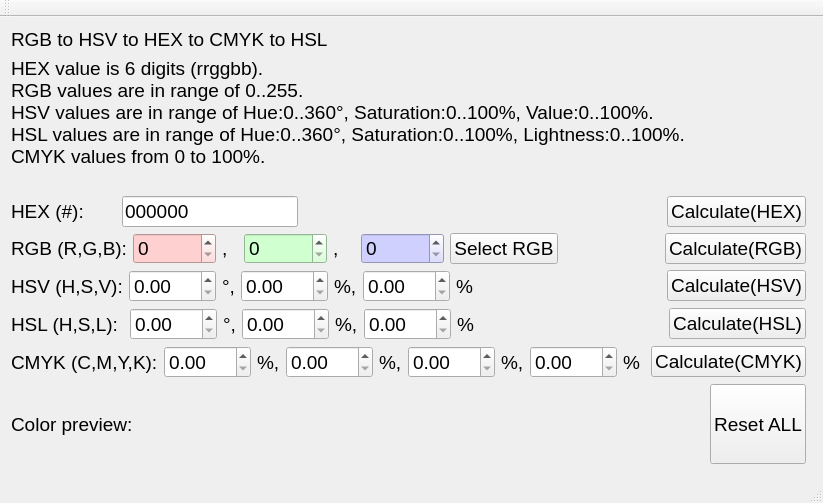
<?xml version="1.0" encoding="UTF-8"?>
<ui version="4.0">
 <class>MainWindow</class>
 <widget class="QMainWindow" name="MainWindow">
  <property name="geometry">
   <rect>
    <x>0</x>
    <y>0</y>
    <width>823</width>
    <height>503</height>
   </rect>
  </property>
  <property name="font">
   <font>
    <pointsize>14</pointsize>
    <weight>50</weight>
    <bold>false</bold>
   </font>
  </property>
  <property name="windowTitle">
   <string>MainWindow</string>
  </property>
  <widget class="QWidget" name="centralWidget">
   <layout class="QGridLayout" name="gridLayout">
    <item row="1" column="0" colspan="2">
     <widget class="QLabel" name="label_3">
      <property name="text">
       <string>HEX value is 6 digits (rrggbb).
RGB values are in range of 0..255.
HSV values are in range of Hue:0..360°, Saturation:0..100%, Value:0..100%.
HSL values are in range of Hue:0..360°, Saturation:0..100%, Lightness:0..100%.
CMYK values from 0 to 100%.
</string>
      </property>
     </widget>
    </item>
    <item row="2" column="0">
     <layout class="QVBoxLayout" name="verticalLayout">
      <item>
       <layout class="QHBoxLayout" name="horizontalLayout_5">
        <item>
         <widget class="QLabel" name="label_4">
          <property name="text">
           <string>HEX (#):      </string>
          </property>
         </widget>
        </item>
        <item>
         <widget class="QLineEdit" name="lineEditHex">
          <property name="sizePolicy">
           <sizepolicy hsizetype="Fixed" vsizetype="Fixed">
            <horstretch>0</horstretch>
            <verstretch>0</verstretch>
           </sizepolicy>
          </property>
          <property name="text">
           <string>000000</string>
          </property>
         </widget>
        </item>
        <item>
         <spacer name="horizontalSpacer_3">
          <property name="orientation">
           <enum>Qt::Horizontal</enum>
          </property>
          <property name="sizeHint" stdset="0">
           <size>
            <width>40</width>
            <height>20</height>
           </size>
          </property>
         </spacer>
        </item>
        <item>
         <widget class="QPushButton" name="CalculateHex">
          <property name="text">
           <string>Calculate(HEX)</string>
          </property>
         </widget>
        </item>
       </layout>
      </item>
      <item>
       <layout class="QHBoxLayout" name="horizontalLayout">
        <item>
         <widget class="QLabel" name="label">
          <property name="styleSheet">
           <string notr="true"/>
          </property>
          <property name="text">
           <string>RGB (R,G,B):</string>
          </property>
         </widget>
        </item>
        <item>
         <widget class="QSpinBox" name="rgbR">
          <property name="sizePolicy">
           <sizepolicy hsizetype="Fixed" vsizetype="Fixed">
            <horstretch>0</horstretch>
            <verstretch>0</verstretch>
           </sizepolicy>
          </property>
          <property name="minimumSize">
           <size>
            <width>83</width>
            <height>0</height>
           </size>
          </property>
          <property name="font">
           <font>
            <family>MS Shell Dlg 2</family>
            <pointsize>14</pointsize>
            <weight>50</weight>
            <italic>false</italic>
            <bold>false</bold>
           </font>
          </property>
          <property name="styleSheet">
           <string notr="true">background-color: rgb(255, 208, 208);
font: 14pt &quot;MS Shell Dlg 2&quot;;</string>
          </property>
          <property name="maximum">
           <number>255</number>
          </property>
         </widget>
        </item>
        <item>
         <widget class="QLabel" name="label_9">
          <property name="text">
           <string>,  </string>
          </property>
         </widget>
        </item>
        <item>
         <widget class="QSpinBox" name="rgbG">
          <property name="sizePolicy">
           <sizepolicy hsizetype="Fixed" vsizetype="Fixed">
            <horstretch>0</horstretch>
            <verstretch>0</verstretch>
           </sizepolicy>
          </property>
          <property name="minimumSize">
           <size>
            <width>83</width>
            <height>0</height>
           </size>
          </property>
          <property name="font">
           <font>
            <family>MS Shell Dlg 2</family>
            <pointsize>14</pointsize>
            <weight>50</weight>
            <italic>false</italic>
            <bold>false</bold>
           </font>
          </property>
          <property name="styleSheet">
           <string notr="true">background-color: rgb(208, 255, 208);
font: 14pt &quot;MS Shell Dlg 2&quot;;</string>
          </property>
          <property name="maximum">
           <number>255</number>
          </property>
         </widget>
        </item>
        <item>
         <widget class="QLabel" name="label_10">
          <property name="text">
           <string>,   </string>
          </property>
         </widget>
        </item>
        <item>
         <widget class="QSpinBox" name="rgbB">
          <property name="sizePolicy">
           <sizepolicy hsizetype="Fixed" vsizetype="Fixed">
            <horstretch>0</horstretch>
            <verstretch>0</verstretch>
           </sizepolicy>
          </property>
          <property name="minimumSize">
           <size>
            <width>83</width>
            <height>0</height>
           </size>
          </property>
          <property name="font">
           <font>
            <family>MS Shell Dlg 2</family>
            <pointsize>14</pointsize>
            <weight>50</weight>
            <italic>false</italic>
            <bold>false</bold>
           </font>
          </property>
          <property name="styleSheet">
           <string notr="true">background-color: rgb(208, 208, 255);
font: 14pt &quot;MS Shell Dlg 2&quot;;</string>
          </property>
          <property name="maximum">
           <number>255</number>
          </property>
          <property name="value">
           <number>0</number>
          </property>
         </widget>
        </item>
        <item>
         <widget class="QPushButton" name="SelectRGB">
          <property name="text">
           <string>Select RGB</string>
          </property>
         </widget>
        </item>
        <item>
         <spacer name="horizontalSpacer">
          <property name="orientation">
           <enum>Qt::Horizontal</enum>
          </property>
          <property name="sizeHint" stdset="0">
           <size>
            <width>40</width>
            <height>20</height>
           </size>
          </property>
         </spacer>
        </item>
        <item>
         <widget class="QPushButton" name="CalculateRGB">
          <property name="text">
           <string>Calculate(RGB)</string>
          </property>
         </widget>
        </item>
       </layout>
      </item>
      <item>
       <layout class="QHBoxLayout" name="horizontalLayout_2">
        <item>
         <widget class="QLabel" name="label_5">
          <property name="text">
           <string>HSV (H,S,V):</string>
          </property>
         </widget>
        </item>
        <item>
         <widget class="QDoubleSpinBox" name="hsvH">
          <property name="sizePolicy">
           <sizepolicy hsizetype="Fixed" vsizetype="Fixed">
            <horstretch>0</horstretch>
            <verstretch>0</verstretch>
           </sizepolicy>
          </property>
          <property name="maximum">
           <double>360.000000000000000</double>
          </property>
         </widget>
        </item>
        <item>
         <widget class="QLabel" name="label_15">
          <property name="text">
           <string>°,</string>
          </property>
         </widget>
        </item>
        <item>
         <widget class="QDoubleSpinBox" name="hsvS">
          <property name="sizePolicy">
           <sizepolicy hsizetype="Fixed" vsizetype="Fixed">
            <horstretch>0</horstretch>
            <verstretch>0</verstretch>
           </sizepolicy>
          </property>
          <property name="maximum">
           <double>100.000000000000000</double>
          </property>
         </widget>
        </item>
        <item>
         <widget class="QLabel" name="label_11">
          <property name="text">
           <string>%,</string>
          </property>
         </widget>
        </item>
        <item>
         <widget class="QDoubleSpinBox" name="hsvV">
          <property name="sizePolicy">
           <sizepolicy hsizetype="Fixed" vsizetype="Fixed">
            <horstretch>0</horstretch>
            <verstretch>0</verstretch>
           </sizepolicy>
          </property>
          <property name="maximum">
           <double>100.000000000000000</double>
          </property>
         </widget>
        </item>
        <item>
         <widget class="QLabel" name="label_12">
          <property name="text">
           <string>%</string>
          </property>
         </widget>
        </item>
        <item>
         <spacer name="horizontalSpacer_2">
          <property name="orientation">
           <enum>Qt::Horizontal</enum>
          </property>
          <property name="sizeHint" stdset="0">
           <size>
            <width>40</width>
            <height>20</height>
           </size>
          </property>
         </spacer>
        </item>
        <item>
         <widget class="QPushButton" name="CalculateHSV">
          <property name="text">
           <string>Calculate(HSV)</string>
          </property>
         </widget>
        </item>
       </layout>
      </item>
      <item>
       <layout class="QHBoxLayout" name="horizontalLayout_3">
        <item>
         <widget class="QLabel" name="label_6">
          <property name="text">
           <string>HSL (H,S,L): </string>
          </property>
         </widget>
        </item>
        <item>
         <widget class="QDoubleSpinBox" name="hslH">
          <property name="sizePolicy">
           <sizepolicy hsizetype="Fixed" vsizetype="Fixed">
            <horstretch>0</horstretch>
            <verstretch>0</verstretch>
           </sizepolicy>
          </property>
          <property name="maximum">
           <double>360.000000000000000</double>
          </property>
         </widget>
        </item>
        <item>
         <widget class="QLabel" name="label_16">
          <property name="text">
           <string>°,</string>
          </property>
         </widget>
        </item>
        <item>
         <widget class="QDoubleSpinBox" name="hslS">
          <property name="sizePolicy">
           <sizepolicy hsizetype="Fixed" vsizetype="Fixed">
            <horstretch>0</horstretch>
            <verstretch>0</verstretch>
           </sizepolicy>
          </property>
          <property name="maximum">
           <double>100.000000000000000</double>
          </property>
         </widget>
        </item>
        <item>
         <widget class="QLabel" name="label_13">
          <property name="text">
           <string>%,</string>
          </property>
         </widget>
        </item>
        <item>
         <widget class="QDoubleSpinBox" name="hslL">
          <property name="sizePolicy">
           <sizepolicy hsizetype="Fixed" vsizetype="Fixed">
            <horstretch>0</horstretch>
            <verstretch>0</verstretch>
           </sizepolicy>
          </property>
          <property name="maximum">
           <double>100.000000000000000</double>
          </property>
         </widget>
        </item>
        <item>
         <widget class="QLabel" name="label_14">
          <property name="text">
           <string>%</string>
          </property>
         </widget>
        </item>
        <item>
         <spacer name="horizontalSpacer_4">
          <property name="orientation">
           <enum>Qt::Horizontal</enum>
          </property>
          <property name="sizeHint" stdset="0">
           <size>
            <width>40</width>
            <height>20</height>
           </size>
          </property>
         </spacer>
        </item>
        <item>
         <widget class="QPushButton" name="CalculateHSL">
          <property name="text">
           <string>Calculate(HSL)</string>
          </property>
         </widget>
        </item>
       </layout>
      </item>
      <item>
       <layout class="QHBoxLayout" name="horizontalLayout_4">
        <item>
         <widget class="QLabel" name="label_7">
          <property name="text">
           <string>CMYK (C,M,Y,K):</string>
          </property>
         </widget>
        </item>
        <item>
         <widget class="QDoubleSpinBox" name="cmykC">
          <property name="sizePolicy">
           <sizepolicy hsizetype="Fixed" vsizetype="Fixed">
            <horstretch>0</horstretch>
            <verstretch>0</verstretch>
           </sizepolicy>
          </property>
          <property name="maximum">
           <double>100.000000000000000</double>
          </property>
         </widget>
        </item>
        <item>
         <widget class="QLabel" name="label_17">
          <property name="text">
           <string>%,</string>
          </property>
         </widget>
        </item>
        <item>
         <widget class="QDoubleSpinBox" name="cmykM">
          <property name="sizePolicy">
           <sizepolicy hsizetype="Fixed" vsizetype="Fixed">
            <horstretch>0</horstretch>
            <verstretch>0</verstretch>
           </sizepolicy>
          </property>
          <property name="maximum">
           <double>100.000000000000000</double>
          </property>
         </widget>
        </item>
        <item>
         <widget class="QLabel" name="label_18">
          <property name="text">
           <string>%,</string>
          </property>
         </widget>
        </item>
        <item>
         <widget class="QDoubleSpinBox" name="cmykY">
          <property name="sizePolicy">
           <sizepolicy hsizetype="Fixed" vsizetype="Fixed">
            <horstretch>0</horstretch>
            <verstretch>0</verstretch>
           </sizepolicy>
          </property>
          <property name="maximum">
           <double>100.000000000000000</double>
          </property>
         </widget>
        </item>
        <item>
         <widget class="QLabel" name="label_19">
          <property name="text">
           <string>%,</string>
          </property>
         </widget>
        </item>
        <item>
         <widget class="QDoubleSpinBox" name="cmykK">
          <property name="sizePolicy">
           <sizepolicy hsizetype="Fixed" vsizetype="Fixed">
            <horstretch>0</horstretch>
            <verstretch>0</verstretch>
           </sizepolicy>
          </property>
          <property name="maximum">
           <double>100.000000000000000</double>
          </property>
         </widget>
        </item>
        <item>
         <widget class="QLabel" name="label_20">
          <property name="text">
           <string>%</string>
          </property>
         </widget>
        </item>
        <item>
         <spacer name="horizontalSpacer_5">
          <property name="orientation">
           <enum>Qt::Horizontal</enum>
          </property>
          <property name="sizeHint" stdset="0">
           <size>
            <width>40</width>
            <height>20</height>
           </size>
          </property>
         </spacer>
        </item>
        <item>
         <widget class="QPushButton" name="CalculateCMYK">
          <property name="text">
           <string>Calculate(CMYK)</string>
          </property>
         </widget>
        </item>
       </layout>
      </item>
     </layout>
    </item>
    <item row="0" column="0">
     <widget class="QLabel" name="label_2">
      <property name="text">
       <string>RGB to HSV to HEX to CMYK to HSL</string>
      </property>
     </widget>
    </item>
    <item row="3" column="0">
     <layout class="QHBoxLayout" name="horizontalLayout_6">
      <item>
       <widget class="QLabel" name="label_8">
        <property name="text">
         <string>Color preview:	</string>
        </property>
       </widget>
      </item>
      <item>
       <widget class="QPushButton" name="pBColorSet">
        <property name="sizePolicy">
         <sizepolicy hsizetype="Expanding" vsizetype="Expanding">
          <horstretch>0</horstretch>
          <verstretch>0</verstretch>
         </sizepolicy>
        </property>
        <property name="text">
         <string/>
        </property>
        <property name="flat">
         <bool>true</bool>
        </property>
       </widget>
      </item>
      <item>
       <widget class="QPushButton" name="ResetALL">
        <property name="sizePolicy">
         <sizepolicy hsizetype="Minimum" vsizetype="Minimum">
          <horstretch>0</horstretch>
          <verstretch>0</verstretch>
         </sizepolicy>
        </property>
        <property name="focusPolicy">
         <enum>Qt::TabFocus</enum>
        </property>
        <property name="text">
         <string>Reset ALL</string>
        </property>
       </widget>
      </item>
     </layout>
    </item>
   </layout>
  </widget>
  <widget class="QMenuBar" name="menuBar">
   <property name="geometry">
    <rect>
     <x>0</x>
     <y>0</y>
     <width>823</width>
     <height>21</height>
    </rect>
   </property>
  </widget>
  <widget class="QToolBar" name="mainToolBar">
   <attribute name="toolBarArea">
    <enum>TopToolBarArea</enum>
   </attribute>
   <attribute name="toolBarBreak">
    <bool>false</bool>
   </attribute>
  </widget>
  <widget class="QStatusBar" name="statusBar"/>
 </widget>
 <layoutdefault spacing="6" margin="11"/>
 <resources/>
 <connections/>
</ui>
